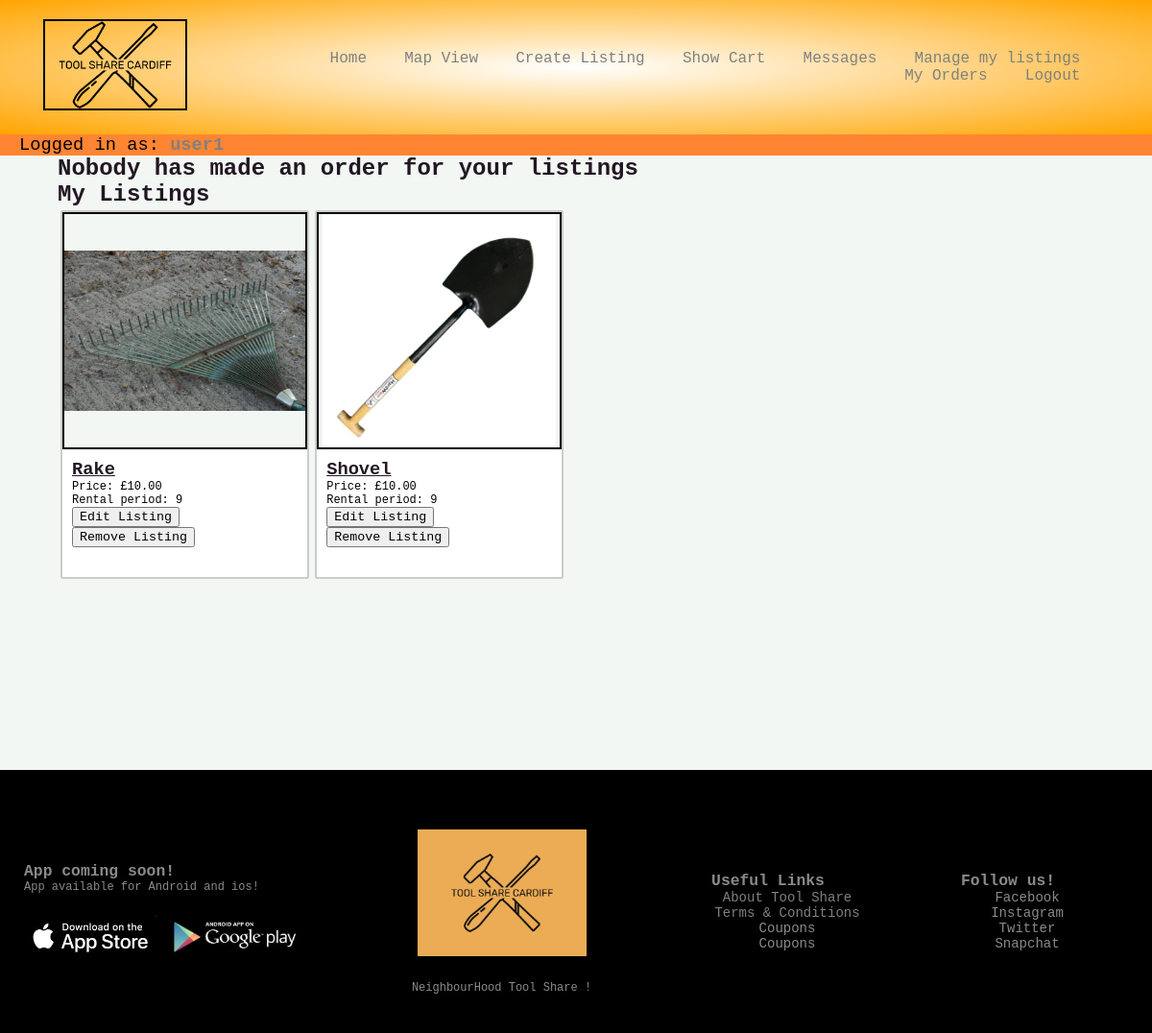
Page /listings (signed in) on the committed database.
### tool_sharing_website/models.py (models this page shows, shortened)
class User(db.Model,UserMixin):
    id = db.Column(db.Integer, primary_key=True)
    username = db.Column(db.String(20), unique=True, nullable=False)
    email = db.Column(db.String(120), unique=True, nullable=False)
    hashed_password = db.Column(db.String(128), nullable=False)
    password = db.Column(db.String(128), nullable=False)
    address = db.Column(db.String(60), nullable=False)
    is_verified = db.Column(db.Boolean, nullable=False, default=False)
    is_banned = db.Column(db.Boolean, nullable=False, default=False)
    is_admin = db.Column(db.Boolean, nullable=False, default=False)
    sent_messages = db.relationship('Message', backref='sent', lazy=True, foreign_keys='Message.sender')
    received_messages = db.relationship('Message', backref='received', lazy=True, foreign_keys='Message.receiver')
    left_reviews = db.relationship('Review', backref='reviews_left', lazy=True, foreign_keys='Review.reviewer')
    received_reviews = db.relationship('Review', backref='reviews_received', lazy=True, foreign_keys='Review.reviewee')
    left_reports = db.relationship('Report', backref='reports_left', lazy=True, foreign_keys='Report.reporter')
    received_reports = db.relationship('Report', backref='reports_received', lazy=True, foreign_keys='Report.reported')
    listed_tools = db.relationship('Tool', backref='tools_listed', lazy=True, foreign_keys='Tool.owner')
    borrowed_tools = db.relationship('Tool', backref='tools_borrowed', lazy=True, foreign_keys='Tool.borrower')
    ordered_tools = db.relationship('Order', backref='orders_made_by_user', lazy=True, foreign_keys='Order.orderer')
    received_orders = db.relationship('Order', backref='orders_received', lazy=True, foreign_keys='Order.owner')
    stripe_customer_id = db.Column(db.String(128), nullable=False)
    stripe_connect_id = db.Column(db.String(128), nullable=False)
    disputed_as_orderer = db.relationship('Dispute', backref='disputed_as_borrower', lazy=True, foreign_keys='Dispute.orderer')
    disputed_as_owner = db.relationship('Dispute', backref='disputed_as_owner_', lazy=True, foreign_keys='Dispute.owner')
    @property
    def password(self):
        raise AttributeError('password is not a readable attribute')
    @password.setter
    def password(self, password):
        self.hashed_password = generate_password_hash(password)

class Tool(db.Model):
    id = db.Column(db.Integer, primary_key=True)
    name = db.Column(db.String(20), nullable=False)
    description = db.Column(db.String(120), nullable=True)
    owner = db.Column(db.Integer, db.ForeignKey('user.id'), nullable=False)
    borrower = db.Column(db.Integer, db.ForeignKey('user.id'), nullable=True)
    address = db.Column(db.String(60), nullable=False)
    deposit = db.Column(db.Integer, nullable=False)     #Make this to decimal
    is_available = db.Column(db.Boolean, nullable=False, default=False)
    high_risk = db.Column(db.Boolean, nullable=False, default=False)
    rental_period = db.Column(db.Integer, nullable=False)
    image_path = db.Column(db.String(60), nullable=True, default='default.jpg')
    category = db.Column(db.String(60), nullable=True)
    stripe_id = db.Column(db.String(60), nullable=False)
    orders = db.relationship('Order', backref='orders_made', lazy=True, foreign_keys='Order.tool')
    disputes = db.relationship('Dispute', backref='disputes_made', lazy=True, foreign_keys='Dispute.tool')
    reviews = db.relationship('Review', backref='reviews_made', lazy=True, foreign_keys='Review.tool_id')
    public_address = db.Column(db.String(60), nullable=False)
    lat = db.Column(db.Float, nullable=False) #latitude of street of tool
    lng = db.Column(db.Float, nullable=False) #longitude of street of tool

### tool_sharing_website/routes.py (the view, shortened to what this page needs)
@app.route("/listings", methods=["GET", "POST"])
@login_required
def listings():
    if current_user.is_banned:
        flash(f"You have been banned from listing tools, please contact the moderators to review", "danger")
        return redirect(url_for("home"))
    form = ConfirmForm()
    removeListingForm = RemoveListingForm()
    if current_user.is_active:
        tools = Tool.query.filter_by(owner=current_user.id).all()
        orders = Order.query.filter_by(owner=current_user.id).all()
        for order in orders:
            if datetime.utcnow() > order.rental_end and not order.is_accepted:
                flash(f"{order.orders_made.name} has not been returned withing the rental period, please report the user and file a dispute", "success")
        if request.form.get("remove_listing"):
            tool = Tool.query.filter_by(id=request.form.get("remove_listing")).first_or_404()
            db.session.delete(tool)
            db.session.commit()
            flash(f"Tool removed from listings", "success")
            return redirect(url_for("listings"))
        return render_template("listings.html", title="Listings", orders=orders, form=form, tools=tools, removeListingForm=removeListingForm)
    return redirect(url_for("login"))

### tool_sharing_website/forms.py
class ConfirmForm(FlaskForm):
    submit = SubmitField('Confirm return')

class RemoveListingForm(FlaskForm):
    submit = SubmitField('Remove Listing')

### tool_sharing_website/models.py (called while the page is built)
@login_manager.user_loader
def load_user(user_id):
    return User.query.get(int(user_id))

### tool_sharing_website/templates/listings.html (shortened to what this page needs)
{% extends "layout.html" %}
{% block content %}
{% if orders %}
    <h2>Manage orders</h2>
    <table>
        <tr>
            <th>Tool</th>
            <th>Ordered by</th>
            <th>Rental Start</th>
            <th>Rental End</th>
            <th>Completed</th>
        </tr>
        {% for order in orders %}
            <tr>
                <td><a href="{{ url_for('post', post_id=order.orders_made.id) }}">{{ order.orders_made.name }}</a></td>
                <td><a href="{{ url_for('profile', username=order.orders_made_by_user.username) }}">{{ order.orders_made_by_user.username }}</a></td>
                <td>{{ order.rental_start.strftime("%x %H:%M") }}</td>
                <td>{{ order.rental_end.strftime("%x %H:%M") }}</td>
                <td>{{ order.is_accepted }}</td>
                {% if order.is_accepted == False %}
                    <td><form method="POST" action="">
                        <input type="hidden" id="confirm_return" name="confirm_return" value="{{ order.id }}">
                        {{ form.csrf_token }}
                        {{ form.submit() }}
                    </form></td>
                    <td><form
                        action="{{ url_for('dispute',order_id=order.id) }}">
                        <input type="submit" value="Dispute"/>
                      </form></td>
                {% endif %}
            </tr>
        {% endfor %}
    </table>
{% else %}
    <h2>Nobody has made an order for your listings</h2>
{% endif %}
{% if tools %}
    <h2>My Listings</h2>
    <div class="tool-container">
    {% for tool in tools %}
        <div class="tool" onclick="window.location.href='{{ url_for('post', post_id=tool.id) }}';">
            <img src="{{ url_for('static', filename='img/' + tool.image_path) }}" style="width:100%"/>
            <div class="tool-info">
            <h3><a href="{{ url_for('post',post_id=tool.id) }}">{{ tool.name }}</a></h3>
            <p>Price: £{{ '{:.2f}'.format(tool.deposit / 100) }}</p>
            <p>Rental period: {{ tool.rental_period }}</p>
            <p><form action="{{ url_for('edit_listing',tool_id=tool.id) }}">
                <input type="submit" value="Edit Listing" />
            </form></p>
            <form method="POST" action="">
                {{ removeListingForm.submit() }}
            </form>
            </div>
        </div>
    {% endfor %}
    </div>
{% else %}
    <h2>You have made no listings</h2>
{% endif %}
{% endblock content %}

### tool_sharing_website/templates/layout.html (shortened to what this page needs)
<!DOCTYPE html>
<html>
<head>
    <link rel=stylesheet type=text/css href="{{ url_for('static',filename='style.css')}}">
</head>
<body>
    <div class="header">
        <div class="container">
            <div class="navbar">
                <div class="logo">
                    <a href="{{ url_for('home') }}"><img src="{{ url_for('static', filename='img/' + 'tool-share-cardiff-logo-transparent.png') }}" width="150px"></a>
                </div>
                <nav>
                    <ul class="main-navbar">
                        <li><a href="{{ url_for('home') }}">Home</a>&nbsp</li>
                        {% if current_user.is_authenticated %}
                            <li><a href="{{ url_for('map_view') }}">Map View</a>&nbsp</li>
                            <li><a href="{{ url_for('create_listing') }}">Create Listing</a>&nbsp</li>
                            <li><a href="{{ url_for('show_cart') }}">Show Cart</a>&nbsp</li>
                            <li><a href="{{ url_for('messages') }}">Messages</a>&nbsp</li>
                            <li><a href="{{ url_for('listings') }}">Manage my listings</a>&nbsp</li>
                            <li><a href="{{ url_for('orders') }}">My Orders</a>&nbsp</li>
                            <li><a href="{{ url_for('logout') }}">Logout</a>&nbsp</li>
                        {% else %}
                            <li><a href="{{ url_for('login') }}">Login</a>&nbsp</li>
                            <li><a href="{{ url_for('register') }}">Register</a>&nbsp</li>
                        {% endif %}
                    </ul>
                </nav>
            </div>
        </div>
    </div>
    <div id="user-info">
    {% if current_user.is_authenticated %}
        <h3>Logged in as: <a href="{{ url_for('profile',username=current_user.username) }}">{{ current_user.username }}</a>
        </h3>
    {% endif %}
    </div>
    <div id="content">
        {% block content %}
        {% endblock %}
    </div>
    <div class="footer">
        <div class = "container">
            <div class="row">
                <div class="footer-col-1">
                    <h3>App coming soon!</h3>
                    <p>App available for Android and ios!</p>
                    <div class="app-logo">
                        <img src="{{ url_for('static', filename='img/' + 'appstore.jpeg') }}">
                        <img src="{{ url_for('static', filename='img/' + 'googleplay.jpeg') }}">
                    </div>
                </div>
                <div class="footer-col-2">
                    <img src="{{ url_for('static', filename='img/' + 'tool-share-cardiff-logo.jpeg') }}">
                    <p>NeighbourHood Tool Share !</p>
                </div>
                <div class ="footer-col-3">
                    <h3>Useful Links</h3>
                    <ul>
                        <li><a href="{{ url_for('about') }}">About Tool Share</a></li>
                        <li><a href="{{ url_for('termsconditions') }}">Terms & Conditions</a></li>
                        <li>Coupons</li>
                        <li>Coupons</li>
                    </ul>
                </div>
                <div class ="footer-col-4">
                    <h3>Follow us!</h3>
                    <ul>
                        <li>Facebook</li>
                        <li>Instagram</li>
                        <li>Twitter</li>
                        <li>Snapchat</li>
                    </ul>
                </div>
            </div>
        </div>
    </div>
</body>
</html>

### tool_sharing_website/static/style.css (style rules this page uses)
* { margin: 0%; box-sizing: border-box; -webkit-font-smoothing: antialiased; font-family: "Lucida Console", "Courier New", monospace; }
body { background: #F3F7F4; font-family: 'Rubik', sans-serif; }
img { border: 2px solid #000; }
a { text-decoration: none; }
.navbar { display: flex; align-items: center; padding: 20px }
nav { flex: 1; text-align: right; }
nav ul { display: inline-block; list-style-type: none; }
nav ul li { display: inline-block; margin-right: 20px; }
a { text-decoration: none; color: grey; }
p { color:black; }
.container { margin: 0px 0px; padding-left: 25px; padding-right: 25px; }
.row { display: flex; align-items: center; flex-wrap: wrap; justify-content: space-around; }
.header { background: radial-gradient(#fff,orange); }
#user-info { background: #ff8533; padding : 0px 20px; }
#user-info h3 { font-weight: 500; }
#user-info h3 a { text-decoration: none; font-weight: 600; }
#content { width: 90%; min-height: 80vh; margin: auto; color: #221723; background: #F3F7F4; }
.tool-container { width: 100%; height: 100%; margin: auto; justify-content: left; display: flex; flex-wrap: wrap; align-items: center; }
.tool { width: 24%; height: 32vw; display: inline-block; margin: 3px 3px; border: 2px solid #ccc; border-radius: 2px; background-color: #fff; }
.tool img { width: 100%; height: 65%; object-fit: contain; background-color: #F3F7F4; }
.tool-info { padding: 5px 10px; width: auto; height: auto; }
.tool-info a { text-decoration: underline; color: #221723; }
.footer { background: black; color:#8a8a8a; font-size: 14px; padding: 60px 0 20px; }
.footer p { color:#8a8a8a; }
.footer-col-1, .footer-col-2, .footer-col-3, .footer-col-4 { min-width: 250px; margin-bottom: 20px; }
.footer-col-1 { flex-basis: 30%; }
.footer-col-2 { flex: 1; text-align:center; }
.footer-col-2 img { width:180px; margin-bottom: 20px; }
.footer-col-3, .footer-col-4 { flex-basis: 12%; text-align:center; }
ul { list-style-type: none; }
.app-logo { margin-top: 20px; }
.app-logo img { width: 140px; }
p { font-size: 15px; }
@media screen and (max-width: 1370px) { p { font-size: 13px; } }
@media screen and (max-width: 1200px) { p { font-size: 12px; } }

### rows in the picture
User: username "user1"
Tool: image_path (picture), name "Rake", tool.deposit/100 "10.00", rental_period "9"
Tool: image_path (picture), name "Shovel", tool.deposit/100 "10.00", rental_period "9"
